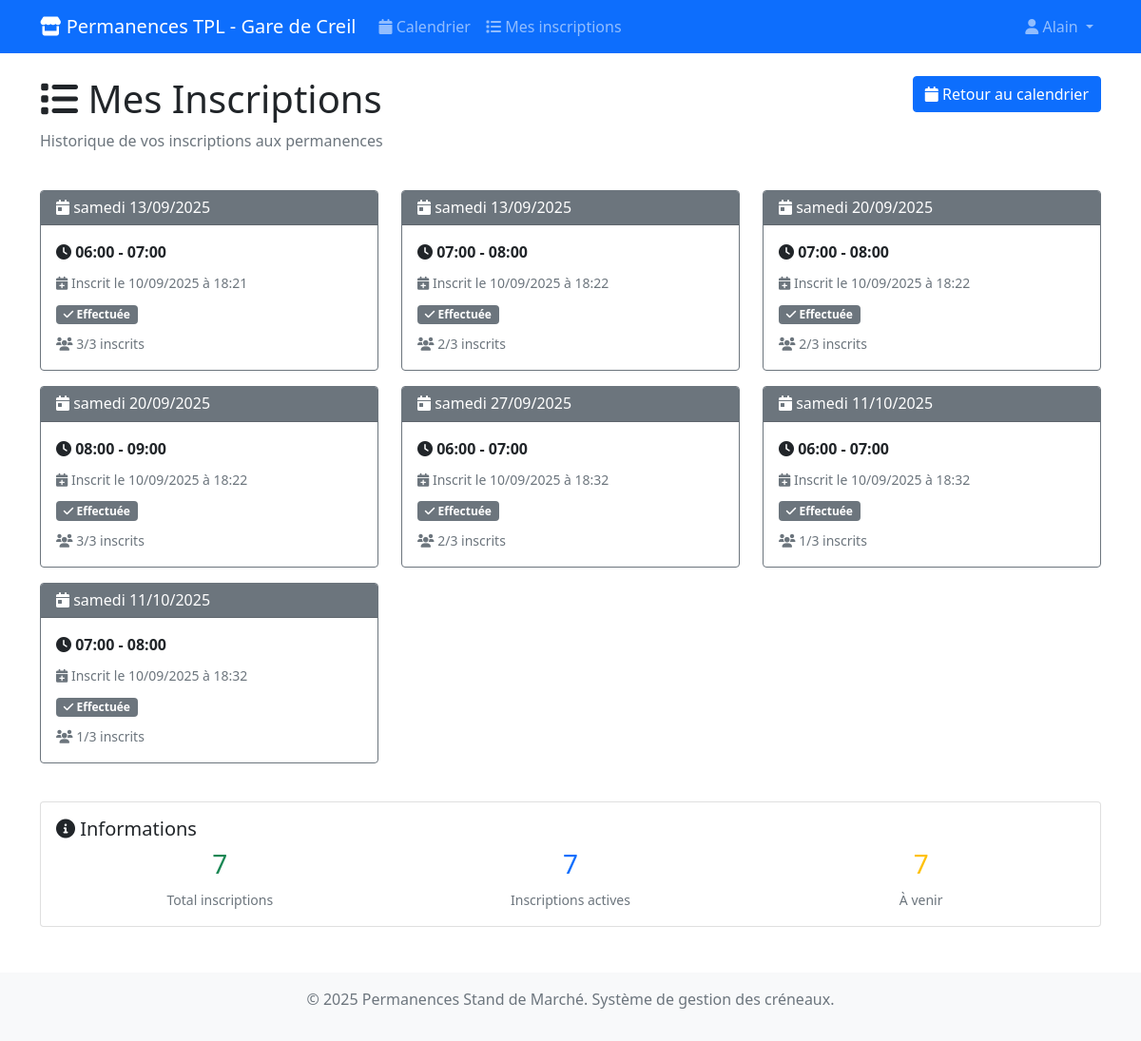
Before: /permanences/mes-inscriptions/ (signed in) with the older database file.
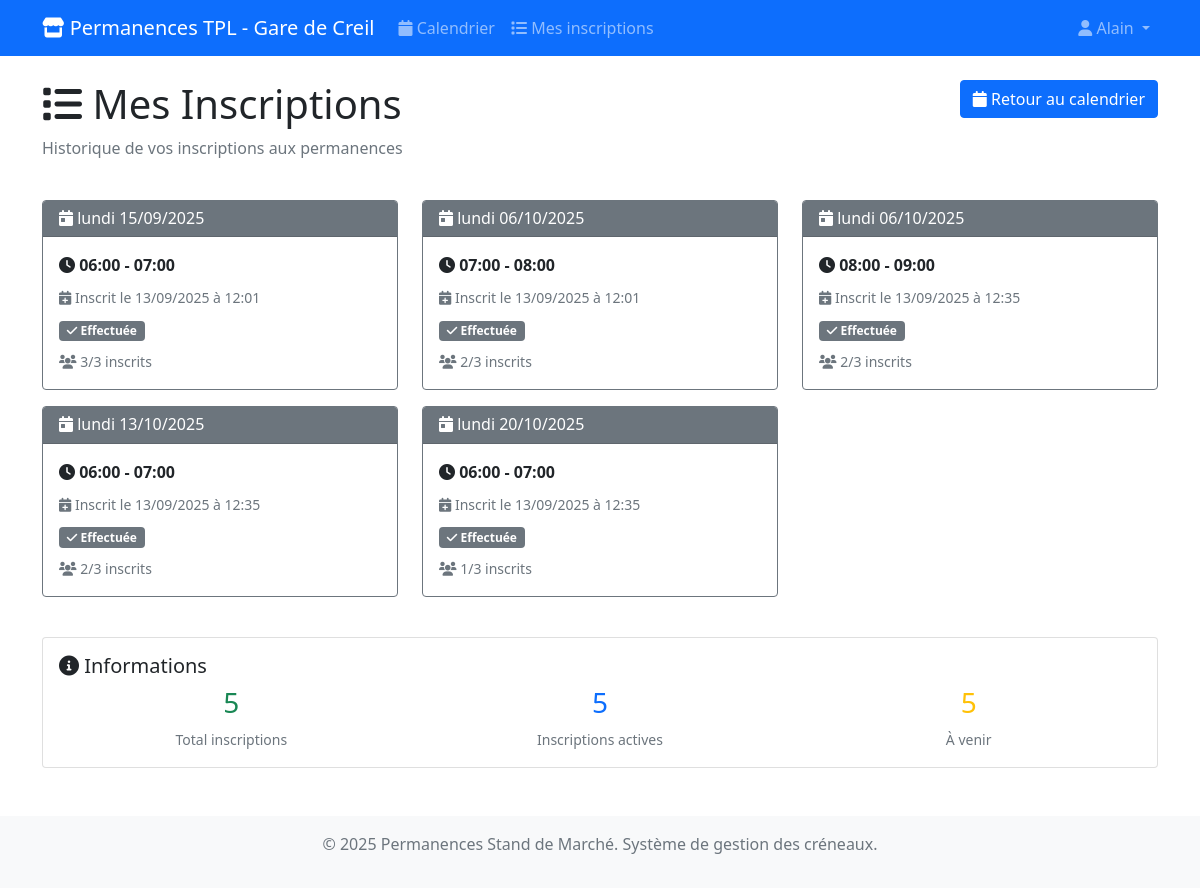
After: the same page with the newer database file.
### permanences/models.py (models this page shows, shortened)
class Inscription(models.Model):
    utilisateur = models.ForeignKey(
        User,
        on_delete=models.CASCADE,
        related_name='inscriptions',
        help_text="Utilisateur inscrit"
    )
    creneau = models.ForeignKey(
        CreneauHoraire,
        on_delete=models.CASCADE,
        related_name='inscriptions',
        help_text="Créneau horaire"
    )
    date_inscription = models.DateTimeField(
        auto_now_add=True,
        help_text="Date et heure d'inscription"
    )
    annulee = models.BooleanField(default=False, help_text="Inscription annulée")
    date_annulation = models.DateTimeField(
        null=True,
        blank=True,
        help_text="Date et heure d'annulation"
    )
    commentaire = models.TextField(
        blank=True,
        help_text="Commentaire optionnel"
    )
    class Meta:
        verbose_name = "Inscription"
        verbose_name_plural = "Inscriptions"
        unique_together = ['utilisateur', 'creneau']
        ordering = ['-date_inscription']

class CreneauHoraire(models.Model):
    date = models.DateField(help_text="Date du créneau")
    heure_debut = models.TimeField(help_text="Heure de début du créneau")
    heure_fin = models.TimeField(help_text="Heure de fin du créneau")
    max_personnes = models.PositiveIntegerField(
        default=3,
        help_text="Nombre maximum de personnes autorisées pour ce créneau"
    )
    actif = models.BooleanField(default=True, help_text="Créneau disponible pour inscription")
    class Meta:
        verbose_name = "Créneau horaire"
        verbose_name_plural = "Créneaux horaires"
        unique_together = ['date', 'heure_debut']
        ordering = ['date', 'heure_debut']
    @property
    def est_passe(self):
        try:
            maintenant = datetime.now()
            creneau_datetime = datetime.combine(self.date, self.heure_debut)
            return creneau_datetime < maintenant
        except Exception:
            return False

### permanences/views.py (the view)
# urls.py: path('mes-inscriptions/', views.mes_inscriptions, name='mes_inscriptions'),
@login_required
def mes_inscriptions(request):
    inscriptions = Inscription.objects.filter(
        utilisateur=request.user,
        annulee=False
    ).select_related('creneau').order_by('creneau__date', 'creneau__heure_debut')
    inscriptions_a_venir = [i for i in inscriptions if not i.creneau.est_passe]
    return render(request, 'permanences/mes_inscriptions.html', {
        'inscriptions': inscriptions,
        'inscriptions_a_venir': inscriptions_a_venir,
    })

### templates/permanences/mes_inscriptions.html (shortened to what the changed rows need)
{% extends 'base.html' %}
{% block content %}
<div class="row mb-4">
    <div class="col-md-8">
        <h1><i class="fas fa-list"></i> Mes Inscriptions</h1>
    </div>
</div>
{% if inscriptions %}
<div class="row">
    {% for inscription in inscriptions %}
    <div class="col-md-6 col-lg-4 mb-3">
        <div class="card h-100
            {% if inscription.annulee %}border-danger{% elif inscription.creneau.est_passe %}border-secondary{% else %}border-success{% endif %}">
            <div class="card-header
                {% if inscription.annulee %}bg-danger text-white{% elif inscription.creneau.est_passe %}bg-secondary text-white{% else %}bg-success text-white{% endif %}">
                <h6 class="card-title mb-0">
                    <i class="fas fa-calendar-day"></i>
                    {{ inscription.creneau.date|date:"l d/m/Y" }}
                </h6>
            </div>
            <div class="card-body">
                <div class="mb-2">
                    <strong>
                        <i class="fas fa-clock"></i>
                        {{ inscription.creneau.heure_debut|time:"H:i" }} - {{ inscription.creneau.heure_fin|time:"H:i" }}
                    </strong>
                </div>
                <div class="mb-2">
                    <small class="text-muted">
                        <i class="fas fa-calendar-plus"></i>
                        Inscrit le {{ inscription.date_inscription|date:"d/m/Y à H:i" }}
                    </small>
                </div>
                {% if inscription.annulee %}
                    <div class="mb-2">
                        <span class="badge bg-danger">
                            <i class="fas fa-times"></i> Annulée
                        </span>
                        {% if inscription.date_annulation %}
                        <br>
                        <small class="text-muted">
                            le {{ inscription.date_annulation|date:"d/m/Y à H:i" }}
                        </small>
                        {% endif %}
                    </div>
                {% elif inscription.creneau.est_passe %}
                    <div class="mb-2">
                        <span class="badge bg-secondary">
                            <i class="fas fa-check"></i> Effectuée
                        </span>
                    </div>
                {% else %}
                    <div class="mb-2">
                        <span class="badge bg-success">
                            <i class="fas fa-clock"></i> À venir
                        </span>
                    </div>
                {% endif %}
                <div class="mt-2">
                    <small class="text-muted">
                        <i class="fas fa-users"></i>
                        {{ inscription.creneau.inscriptions.count }}/{{ inscription.creneau.max_personnes }} inscrits
                    </small>
                </div>
            </div>
        </div>
    </div>
    {% endfor %}
</div>
<div class="mt-4">
    <div class="card">
        <div class="card-body">
            <h5 class="card-title"><i class="fas fa-info-circle"></i> Informations</h5>
            <div class="row">
                <div class="col-md-4">
                    <div class="text-center">
                        <h3 class="text-success">{{ inscriptions|length }}</h3>
                        <small class="text-muted">Total inscriptions</small>
                    </div>
                </div>
                <div class="col-md-4">
                    <div class="text-center">
                        <h3 class="text-primary">
                            {% with actives=inscriptions|length %}
                                {{ actives }}
                            {% endwith %}
                        </h3>
                        <small class="text-muted">Inscriptions actives</small>
                    </div>
                </div>
                <div class="col-md-4">
                    <div class="text-center">
                        <h3 class="text-warning">
                            {{ inscriptions|dictsort:"creneau.date"|length }}
                        </h3>
                        <small class="text-muted">À venir</small>
                    </div>
                </div>
            </div>
        </div>
    </div>
</div>
{% endif %}
{% endblock %}

Changed rows visible on the page:
removed Inscription: creneau "samedi 13/09/2025", creneau.heure_debut "06:00", creneau.heure_fin "07:00", date_inscription "10/09/2025 à 18:21", annulee False (drawn), creneau.inscriptions.count "3", creneau.max_personnes "3"
removed Inscription: creneau "samedi 13/09/2025", creneau.heure_debut "07:00", creneau.heure_fin "08:00", date_inscription "10/09/2025 à 18:22", annulee False (drawn), creneau.inscriptions.count "2", creneau.max_personnes "3"
removed Inscription: creneau "samedi 20/09/2025", creneau.heure_debut "07:00", creneau.heure_fin "08:00", date_inscription "10/09/2025 à 18:22", annulee False (drawn), creneau.inscriptions.count "2", creneau.max_personnes "3"
removed Inscription: creneau "samedi 20/09/2025", creneau.heure_debut "08:00", creneau.heure_fin "09:00", date_inscription "10/09/2025 à 18:22", annulee False (drawn), creneau.inscriptions.count "3", creneau.max_personnes "3"
removed Inscription: creneau "samedi 27/09/2025", creneau.heure_debut "06:00", creneau.heure_fin "07:00", date_inscription "10/09/2025 à 18:32", annulee False (drawn), creneau.inscriptions.count "2", creneau.max_personnes "3"
removed Inscription: creneau "samedi 11/10/2025", creneau.heure_debut "06:00", creneau.heure_fin "07:00", date_inscription "10/09/2025 à 18:32", annulee False (drawn), creneau.inscriptions.count "1", creneau.max_personnes "3"
removed Inscription: creneau "samedi 11/10/2025", creneau.heure_debut "07:00", creneau.heure_fin "08:00", date_inscription "10/09/2025 à 18:32", annulee False (drawn), creneau.inscriptions.count "1", creneau.max_personnes "3"
added Inscription: creneau "lundi 15/09/2025", creneau.heure_debut "06:00", creneau.heure_fin "07:00", date_inscription "13/09/2025 à 12:01", annulee False (drawn), creneau.inscriptions.count "3", creneau.max_personnes "3"
added Inscription: creneau "lundi 06/10/2025", creneau.heure_debut "07:00", creneau.heure_fin "08:00", date_inscription "13/09/2025 à 12:01", annulee False (drawn), creneau.inscriptions.count "2", creneau.max_personnes "3"
added Inscription: creneau "lundi 06/10/2025", creneau.heure_debut "08:00", creneau.heure_fin "09:00", date_inscription "13/09/2025 à 12:35", annulee False (drawn), creneau.inscriptions.count "2", creneau.max_personnes "3"
added Inscription: creneau "lundi 13/10/2025", creneau.heure_debut "06:00", creneau.heure_fin "07:00", date_inscription "13/09/2025 à 12:35", annulee False (drawn), creneau.inscriptions.count "2", creneau.max_personnes "3"
added Inscription: creneau "lundi 20/10/2025", creneau.heure_debut "06:00", creneau.heure_fin "07:00", date_inscription "13/09/2025 à 12:35", annulee False (drawn), creneau.inscriptions.count "1", creneau.max_personnes "3"
Other visible differences:
{{ inscriptions|length }}: "7" → "5"
{{ actives }}: "7" → "5"
{{ inscriptions|dictsort:"creneau.date"|length }}: "7" → "5"
